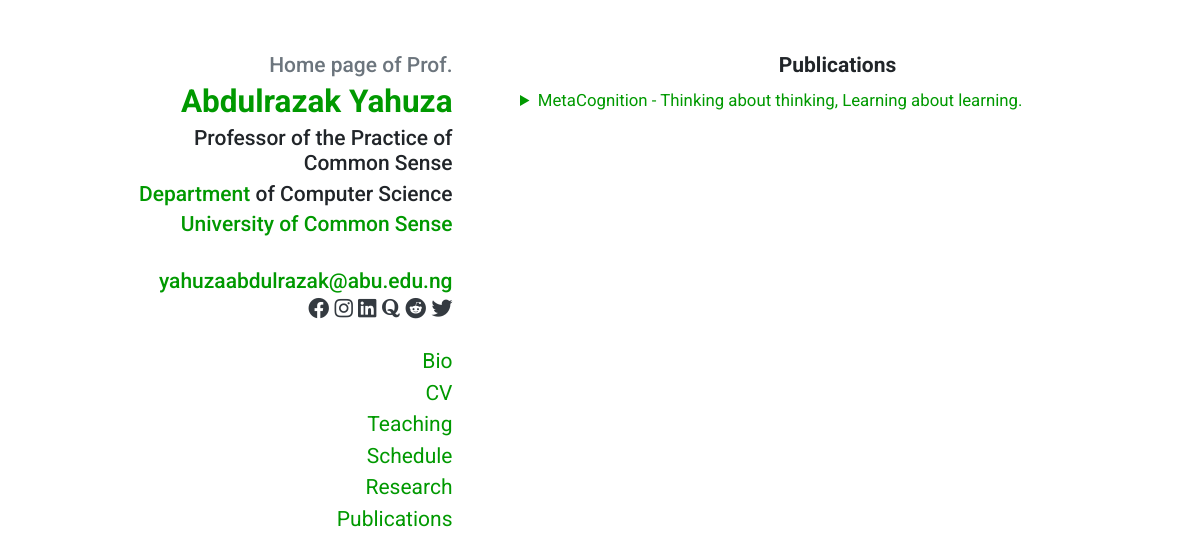
The page /staff/abdullyahuza/publications on the database its author committed.
### tables this page shows
CREATE TABLE `staff_details` (
  `id` int(11) NOT NULL,
  `user_id` int(11) NOT NULL,
  `title` varchar(20) NOT NULL,
  `firstName` varchar(20) NOT NULL,
  `middleName` varchar(20) NOT NULL,
  `lastName` varchar(20) NOT NULL,
  `email` varchar(50) NOT NULL,
  `gsm` varchar(13) NOT NULL,
  `department` varchar(50) NOT NULL,
  `taking` varchar(50) NOT NULL,
  `field` varchar(100) NOT NULL,
  `bio` text NOT NULL,
  `teaching` text NOT NULL,
  `schedule` text NOT NULL,
  `research` text NOT NULL,
  `publications` text NOT NULL,
  `img` varchar(20) NOT NULL
);

### sslogin/classes/Input.php (called while the page is built, shortened)
<?php
class Input {
    public static function get($item) {
        if (isset($_POST[$item])) {
            return $_POST[$item];
        } else if (isset($_GET[$item])) {
            return $_GET[$item];
        }
        return '';
    }
}

### sslogin/classes/Config.php (called while the page is built)
<?php
class Config {
    public static function get($path = null) {
        if($path) {
            $config = $GLOBALS['config'];
            $path = explode('/', $path);
            foreach ($path as $bit) {
                if (isset($config[$bit])) {
                    $config = $config[$bit];
                }
            }
            return $config;
        }
        return false;
    }
}

### sslogin/classes/DB.php (called while the page is built, shortened)
<?php
class DB {
    private static $_instance = null;
    private $_pdo,
            $_query,
            $_error = false,
            $_results,
            $_count = 0;
    private function __construct() {
        try {
            $this->_pdo = new PDO('mysql:host=' .Config::get('mysql/host'). ';dbname=' .Config::get('mysql/db'), Config::get('mysql/username'), Config::get('mysql/password'));
        } catch(PDOException $e) {
            die($e.getMessage());
        }
    }
    public static function getInstance() {
        if(!isset(self::$_instance)) {
            self::$_instance = new DB();
        }
        return self::$_instance;
    }
    public function query($sql, $params = array()) {
        $this->_error = false;
        if($this->_query = $this->_pdo->prepare($sql)) {
            $x = 1;
            if(count($params)) {
                foreach ($params as $param) {
                    $this->_query->bindValue($x, $param);
                    $x++;
                }
            }
            if($this->_query->execute()) {
                $this->_results = $this->_query->fetchAll(PDO::FETCH_OBJ);
                $this->_count = $this->_query->rowCount();
            } else {
                $this->_error = true;
            }
        }
        return $this;
    }
    public function action($action, $table, $where = array()) {
        if (count($where) === 3) {
            $operators = array('=','>','<','>=','<=');
            $field = $where[0];
            $operator = $where[1];
            $value = $where[2];
            if (in_array($operator, $operators)) {
                 $sql = "{$action} FROM {$table} WHERE {$field} {$operator} ?";
                 if (!$this->query($sql, array($value))->error()) {
                     return $this;
                 }
             }
        }
    }
    public function get($table, $where) {
        return $this->action('SELECT *', $table, $where);
    }
    public function results() {
        return $this->_results;
    }
    public function first() {
        return $this->results()[0];
    }
    public function error() {
        return $this->_error;
    }
    public function count() {
        return $this->_count;
    }
}

### sslogin/classes/User.php (called while the page is built, shortened)
<?php
    class User {
        private $_db,
                $_data,
                $_sessionName,
                $_cookieName,
                $_isLoggedIn;
        public function __construct($user=null) {
            $this->_db = DB::getInstance();
            $this->_sessionName = Config::get('session/session_name');
            if (!$user) {
                if (Session::exists($this->_sessionName)) {
                    $user = Session::get($this->_sessionName);
                    if ($this->find($user)) {
                        $this->_isLoggedIn = true;
                    } else {
                    }
                }
            } else {
                $this->find($user);
            }
        }
        public function find($user = null) {
            if ($user) {
                $field = (is_numeric($user)) ? 'id' : 'username';
                $data = $this->_db->get('users', array($field, '=', $user));
                if ($data->count()) {
                    $this->_data = $data->first();
                    return true;
                }
            }
            return false;
        }
        public function exists() {
            return (!empty($this->_data)) ? true : false;
        }
        public function data() {
            return $this->_data;
        }
    }
 ?>

### sslogin/functions/sanitize.php (called while the page is built)
<?php
function escape($string){
    return htmlentities($string, ENT_QUOTES, 'UTF-8');
}

### dashboard/publications.php (the view, shortened to what this page needs)
<?php
$username = Input::get('s');
if (!$username) {
    Redirect::to('../error/');
} else {
    $user = new User($username);
    if (!$user->exists()) {
        Redirect::to('../error/');
    } else {
        $data = $user->data();
        $sData = DB::getInstance()->get('staff_details',array('user_id', '=', $data->id))->first();
    ?>
    <?php include 'includes/pages/staff_header.php'; ?>
        <div class="container">
            <div class="row">
                <?php include 'includes/pages/staff_profile_sidebar.php' ?>
                <main class="col-md-7">
                    <h1 style="text-align: center;">Publications</h1>
                        <?php echo $sData->publications; ?>
                </main>
            </div>
        </div>
    <?php include 'includes/pages/staff_footer.php'; ?>
<?php
    }
}
?>

### dashboard/includes/pages/staff_profile_sidebar.php (shortened to what this page needs)
<aside class="col-md-5">
    <h2 class="mb-1 text-muted">Home page of <?php echo escape($sData->title); ?></h2>
    <h1 class="mb-1"><a href="/ctve1/staff/<?php echo escape($data->username); ?>/"><?php echo escape($sData->firstName)." ".escape($sData->middleName)." ".escape($sData->lastName); ?></a></h1>
    <h2 class="mb-1 pl-md-5"><?php echo escape($sData->field); ?></h2>
    <h2 class="mb-1 pl-md-5"><a href="../../departments">Department</a> of <?php echo escape($sData->department); ?></h2>
    <h3 class="mb-4"><a href="https://www.kadunapoly.edu.ng/">University of Common Sense</a></h3>
    <h3 class="mb-0"><a href="mailto:<?php echo escape($sData->email); ?>"><?php echo escape($sData->email); ?></a></h3>
    <p class="mb-0">
        <a class="text-dark" href="https://www.facebook.com/<?php echo escape($data->username); ?>"><i class="fab fa-facebook"></i></a>
        <a class="text-dark" href="https://www.instagram.com/<?php echo escape($data->username); ?>"><i class="fab fa-instagram"></i></a>
        <a class="text-dark" href="https://www.linkedin.com/in/<?php echo escape($data->username); ?>"><i class="fab fa-linkedin"></i></a>
        <a class="text-dark" href="https://www.quora.com/profile/<?php echo escape($data->username); ?>"><i class="fab fa-quora"></i></a>
        <a class="text-dark" href="https://www.reddit.com/user/<?php echo escape($data->username); ?>"><i class="fab fa-reddit"></i></a>
        <a class="text-dark" href="https://twitter.com/<?php echo escape($data->username); ?>"><i class="fab fa-twitter"></i></a>
    </p>
    <nav class="d-block mb-4 p-0 navbar navbar-expand-md navbar-light">
        <div class="collapse navbar-collapse" id="navbar">
            <ul class="flex-column ml-md-auto mt-3 nav">
                <li class="nav-item">
                    <a class="nav-link p-0" href="/ctve1/staff/<?php echo escape($data->username); ?>/bio">Bio</a>
                </li>
                <li class="nav-item">
                    <a class="nav-link p-0" href="/ctve1/staff/<?php echo escape($data->username); ?>/cv">CV</a>
                </li>
                <li class="nav-item">
                    <a class="nav-link p-0" href="/ctve1/staff/<?php echo escape($data->username); ?>/teaching">Teaching</a>
                </li>
                <li class="nav-item">
                    <a class="nav-link p-0" href="/ctve1/staff/<?php echo escape($data->username); ?>/schedule">Schedule</a>
                </li>
                <li class="nav-item">
                    <a class="nav-link p-0" href="/ctve1/staff/<?php echo escape($data->username); ?>/research">Research</a>
                </li>
                <li class="nav-item">
                    <a class="nav-link p-0" href="/ctve1/staff/<?php echo escape($data->username); ?>/publications">Publications</a>
                </li>
            </ul>
        </div>
    </nav>
</aside>

### staff/all.css (style rules this page uses)
.fa,.fab,.fad,.fal,.far,.fas { -moz-osx-font-smoothing:grayscale;-webkit-font-smoothing:antialiased;display:inline-block;font-style:normal;font-variant:normal;text-rendering:auto;line-height:1 }
.fa-facebook:before { content:"\f09a" }
.fa-instagram:before { content:"\f16d" }
.fa-linkedin:before { content:"\f08c" }
.fa-quora:before { content:"\f2c4" }
.fa-reddit:before { content:"\f1a1" }
.fa-twitter:before { content:"\f099" }
.fab { font-family:"Font Awesome 5 Brands" }
.fab,.far { font-weight:400 }

### rows shown on the page
staff_details: title "Prof.", firstName "Abdulrazak", lastName "Yahuza", field "Professor of the Practice of Common Sense", department "Computer Science", email "yahuzaabdulrazak@abu.edu.ng", publications "MetaCognition - Thinking about thinking, Learning about learning."
